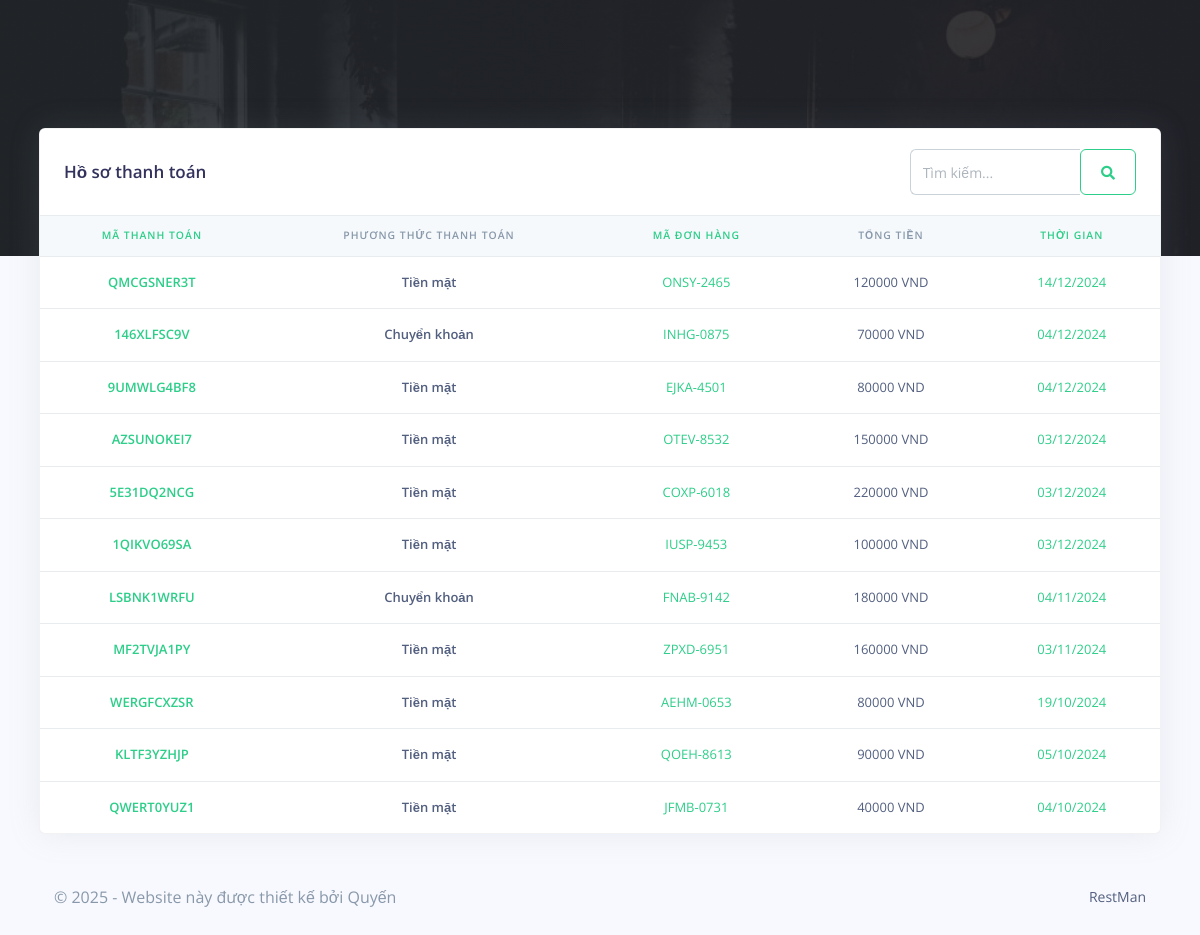
The app's page /RestMan/admin/payments_reports.php (signed in) with its own data.
### tables this page shows
CREATE TABLE `rpos_payments` (
  `pay_id` varchar(200) NOT NULL,
  `pay_code` varchar(200) NOT NULL,
  `order_code` varchar(200) NOT NULL,
  `customer_id` varchar(200) NOT NULL,
  `pay_amt` varchar(200) NOT NULL,
  `pay_method` varchar(200) NOT NULL,
  `created_at` timestamp(6) NOT NULL DEFAULT current_timestamp(6) ON UPDATE current_timestamp(6)
);

### RestMan/admin/payments_reports.php (the view, shortened to what this page needs)
<?php
include('config/config.php');
require_once('partials/_head.php');
?>
<body>
    <div class="main-content">
        <?php
        require_once('partials/_topnav.php');
        ?>
        <div class="container-fluid mt--8">
            <div class="row">
                <div class="col">
                    <div class="card shadow">
                        <div class="card-header border-0 d-flex justify-content-between align-items-center">
                            <h3 class="mb-0">Hồ sơ thanh toán</h3>
                            <form class="d-flex" method="GET">
                                <div class="input-group">
                                    <input type="text" name="search" class="form-control" placeholder="Tìm kiếm..." value="<?= isset($_GET['search']) ? htmlspecialchars($_GET['search']) : ''; ?>">
                                    <button type="submit" class="btn btn-outline-success">
                                        <i class="fas fa-search"></i>
                                    </button>
                                </div>
                            </form>
                        </div>
                        <div class="table-responsive">
                            <table class="table align-items-center table-flush text-center">
                                <thead class="thead-light">
                                    <tr>
                                        <th class="text-success" scope="col">Mã thanh toán</th>
                                        <th scope="col">Phương thức thanh toán</th>
                                        <th class="text-success" scope="col">Mã đơn hàng</th>
                                        <th scope="col">Tổng tiền</th>
                                        <th class="text-success" scope="col">Thời gian</th>
                                    </tr>
                                </thead>
                                <tbody>
                                    <?php
                                    $search = isset($_GET['search']) ? $_GET['search'] : '';
                                    if (!empty($search)) {
                                        $ret = "SELECT * FROM rpos_payments WHERE pay_code LIKE ? OR order_code LIKE ? OR created_at LIKE ?";
                                        $stmt = $mysqli->prepare($ret);
                                        $searchParam = "%{$search}%";
                                        $stmt->bind_param('sss', $searchParam, $searchParam, $searchParam);
                                    } else {
                                        $ret = "SELECT * FROM rpos_payments ORDER BY created_at DESC";
                                        $stmt = $mysqli->prepare($ret);
                                    }
                                    $stmt->execute();
                                    $res = $stmt->get_result();
                                    while ($payment = $res->fetch_object()) {
                                    ?>
                                        <tr>
                                            <th class="text-success" scope="row">
                                                <?php echo $payment->pay_code; ?>
                                            </th>
                                            <th scope="row">
                                                <?php echo $payment->pay_method; ?>
                                            </th>
                                            <td class="text-success">
                                                <?php echo $payment->order_code; ?>
                                            </td>
                                            <td>
                                                <?php echo $payment->pay_amt; ?> VND
                                            </td>
                                            <td class="text-success">
                                                <?php echo date('d/m/Y', strtotime($payment->created_at)) ?>
                                            </td>
                                        </tr>
                                    <?php } ?>
                                </tbody>
                            </table>
                        </div>
                    </div>
                </div>
            </div>
            <?php
            require_once('partials/_footer.php');
            ?>
        </div>
    </div>
</body>
</html>

### records on screen
rpos_payments: pay_code "QMCGSNER3T", pay_method "Tiền mặt", order_code "ONSY-2465", pay_amt "120000", created_at "14/12/2024"
rpos_payments: pay_code "146XLFSC9V", pay_method "Chuyển khoản", order_code "INHG-0875", pay_amt "70000", created_at "04/12/2024"
rpos_payments: pay_code "9UMWLG4BF8", pay_method "Tiền mặt", order_code "EJKA-4501", pay_amt "80000", created_at "04/12/2024"
rpos_payments: pay_code "AZSUNOKEI7", pay_method "Tiền mặt", order_code "OTEV-8532", pay_amt "150000", created_at "03/12/2024"
rpos_payments: pay_code "5E31DQ2NCG", pay_method "Tiền mặt", order_code "COXP-6018", pay_amt "220000", created_at "03/12/2024"
rpos_payments: pay_code "1QIKVO69SA", pay_method "Tiền mặt", order_code "IUSP-9453", pay_amt "100000", created_at "03/12/2024"
rpos_payments: pay_code "LSBNK1WRFU", pay_method "Chuyển khoản", order_code "FNAB-9142", pay_amt "180000", created_at "04/11/2024"
rpos_payments: pay_code "MF2TVJA1PY", pay_method "Tiền mặt", order_code "ZPXD-6951", pay_amt "160000", created_at "03/11/2024"
rpos_payments: pay_code "WERGFCXZSR", pay_method "Tiền mặt", order_code "AEHM-0653", pay_amt "80000", created_at "19/10/2024"
rpos_payments: pay_code "KLTF3YZHJP", pay_method "Tiền mặt", order_code "QOEH-8613", pay_amt "90000", created_at "05/10/2024"
rpos_payments: pay_code "QWERT0YUZ1", pay_method "Tiền mặt", order_code "JFMB-0731", pay_amt "40000", created_at "04/10/2024"
